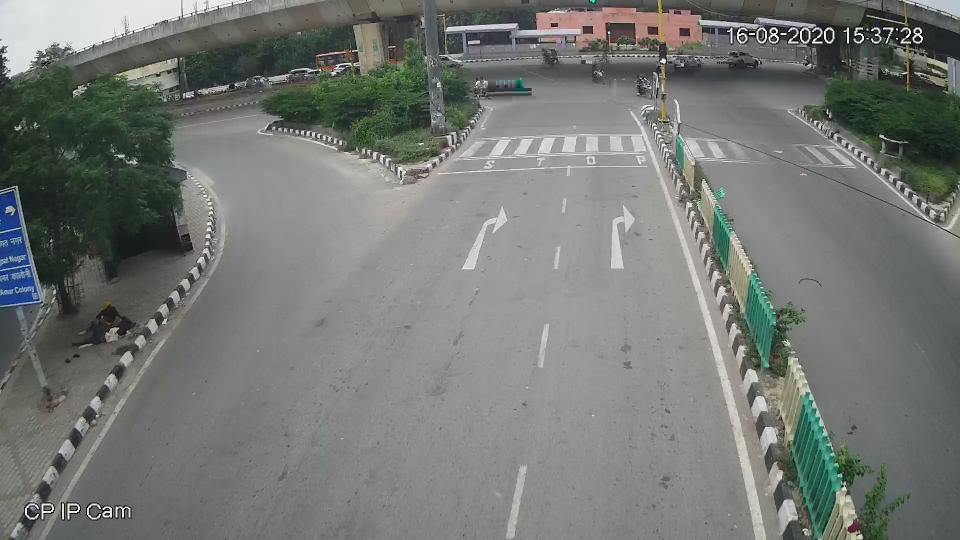
//> input picture subtask1/empty.jpg, 1920 x 1080 px (shown at 1/2 size)
$ ./A1part1   (built with g++ and OpenCV 4)
//> lines starting //> are read from the running program, lines starting //| are printed output that depends on the picture; after the words box and inside, x2 and y2 are one past the last pixel; in counts of white or black regions, pixels touching at a corner belong together
#include "opencv2/opencv.hpp"

using namespace cv;
using namespace std;

struct userdata {
    Mat im;
    vector<Point2f> points;
};


void mouseHandler(int event, int x, int y, int flags, void* data_ptr) //Function for clicking different points by mouse on the image frame of the empty or traffic images
{
    if (event == EVENT_LBUTTONDOWN) // Check for left mouse button pressed
    {
        userdata* data = ((userdata*)data_ptr);
        circle(data->im, Point(x, y), 3, Scalar(0, 255, 255), 5, cv::LINE_AA);
        imshow("Image", data->im);
        if (data->points.size() < 4)
        {
            data->points.push_back(Point2f(x, y));
        }
    }
}


int main(int argc, char** argv)
{
    Mat imgfile = imread("empty.jpg", IMREAD_GRAYSCALE); //Reading the source image file in grayscale
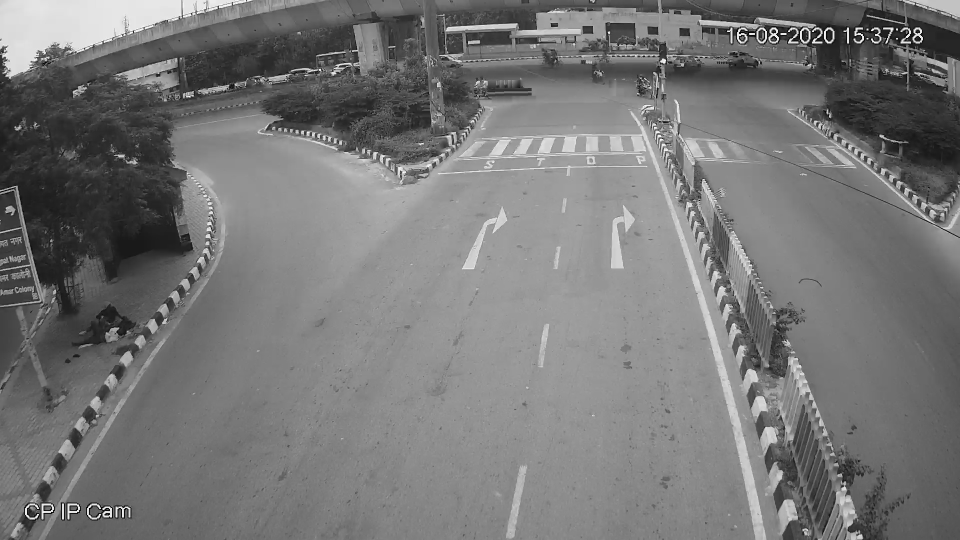
//> imgfile: 1080 rows x 1920 cols, CV_8UC1 (shown at 1/2 size); min 0, max 255, mean 118.8

    //Marking the 4 corners of the road in the image files- empty or traffic in source vector
    Size size(1920, 1080);
    vector<Point2f> source;
    source.push_back(Point2f(0, 0));
    source.push_back(Point2f(size.width - 1, 0));
    source.push_back(Point2f(size.width - 1, size.height - 1));
    source.push_back(Point2f(0, size.height - 1));

    //Setting the input from mouse clicks on the image file
    Mat img_temp = imgfile.clone();
    userdata data;
    data.im = img_temp;

    cout << "Click on the four corners of the book -- top left first and" << endl
        << "bottom left last -- and then hit ENTER" << endl;


    //Shows the image file and waits for 4 clicks to mark the 4 corners of the road
    imshow("Image", img_temp);

    // Setting the callback function for any mouse event
    setMouseCallback("Image", mouseHandler, &data);
    waitKey(0);
//> the left mouse button is pressed and released at (480, 270)
//> in mouseHandler, `circle(data->im, Point(x, y), 3, Scalar(0, 255, 255), 5, cv::LINE_AA);`: data->im: 1080 rows x 1920 cols, CV_8UC1; 173 pixels changed, all inside (x1, y1, x2, y2) = (473, 263, 488, 278)
//> the left mouse button is pressed and released at (1440, 270)
//> in mouseHandler (call 3), `circle(data->im, Point(x, y), 3, Scalar(0, 255, 255), 5, cv::LINE_AA);`: data->im: 1080 rows x 1920 cols, CV_8UC1; min 0, max 255, mean 118.8
//> the left mouse button is pressed and released at (1440, 810)
//> in mouseHandler (call 5), `circle(data->im, Point(x, y), 3, Scalar(0, 255, 255), 5, cv::LINE_AA);`: data->im: 1080 rows x 1920 cols, CV_8UC1; min 0, max 255, mean 118.8
//> the left mouse button is pressed and released at (480, 810)
//> in mouseHandler (call 7), `circle(data->im, Point(x, y), 3, Scalar(0, 255, 255), 5, cv::LINE_AA);`: data->im: 1080 rows x 1920 cols, CV_8UC1; min 0, max 255, mean 118.7

    // Reading the final destination image
    Mat destimg = imread("empty.jpg");
//> destimg is the input picture: 1080 rows x 1920 cols, CV_8UC3; mean B, G, R 116.9, 120.1, 116.9

    //Setting the 4 coordinates of the image as the second set of points
    vector<Point2f> destination;
    destination.push_back(Point2f(472, 52));
    destination.push_back(Point2f(800, 52));
    destination.push_back(Point2f(800, 830));
    destination.push_back(Point2f(472, 830));

    //Calculate the homography using the findHomography function and stores it in hom
    Mat hom = findHomography(data.points, destination);

    //Setting the output image in outputimg
    Mat outputimg;

    //Homography - Warping the source image imgfile to the destination image 'destimg'
    warpPerspective(imgfile, destimg, hom, size);
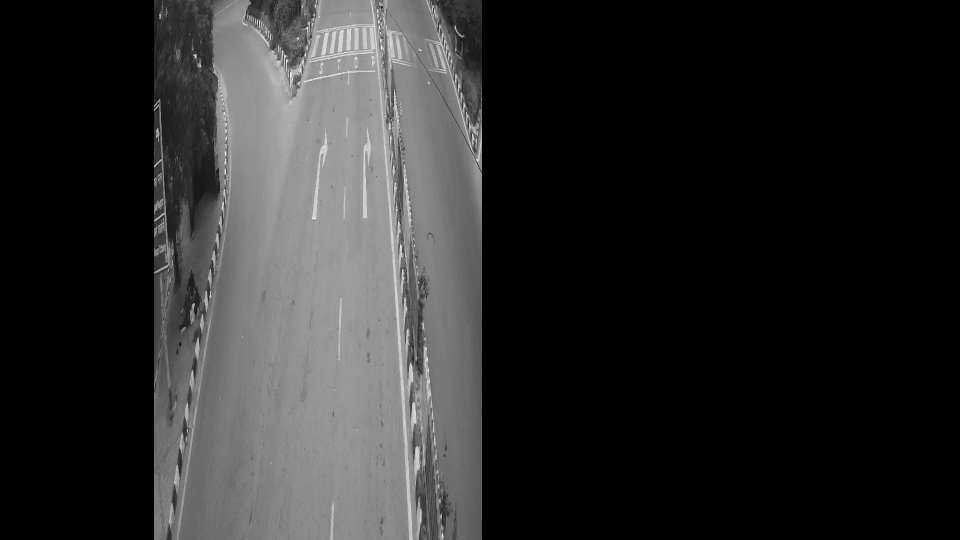
//> destimg: 1080 rows x 1920 cols, CV_8UC1 (shown at 1/2 size); min 0, max 255, mean 42.3

    // Displaying the warped image
    imshow("Warped Source Image", destimg);
    waitKey(0);

    //Cropping the rectangular region as marked by the 4 coordinates. Width of the rectangle = 328 and Height of the rectangle = 778
    Rect crop_region(472, 52, 328, 778);

    //Cropped image with the crop_region specified stored in croppedimg
//> (the run ends here: the program needs code that is not available in this run, at `croppedimg = imgfile(crop_region);`)

$ run again, with subtask1/traffic.jpg copied over subtask1/empty.jpg
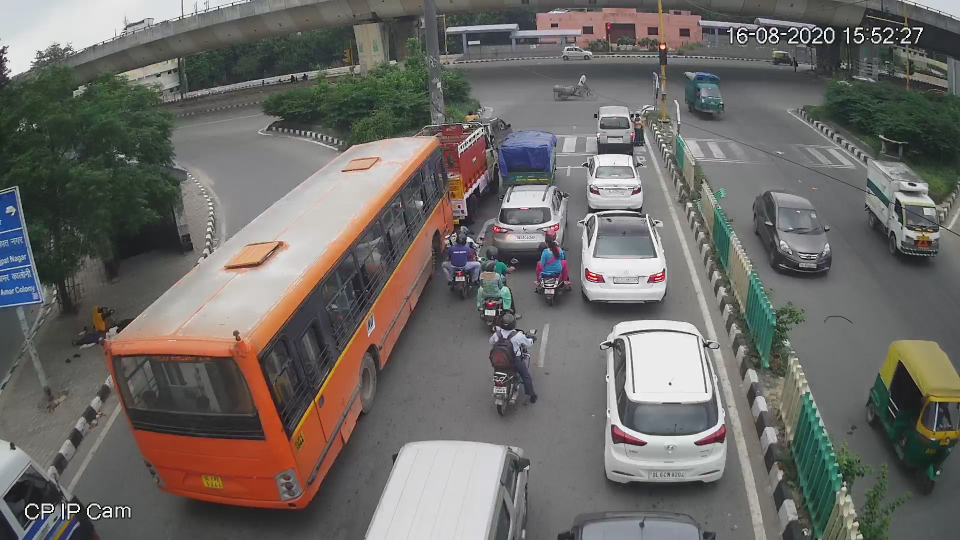
//> input picture subtask1/traffic.jpg, 1920 x 1080 px (shown at 1/2 size)
//> `Mat imgfile = imread("empty.jpg", IMREAD_GRAYSCALE);`:
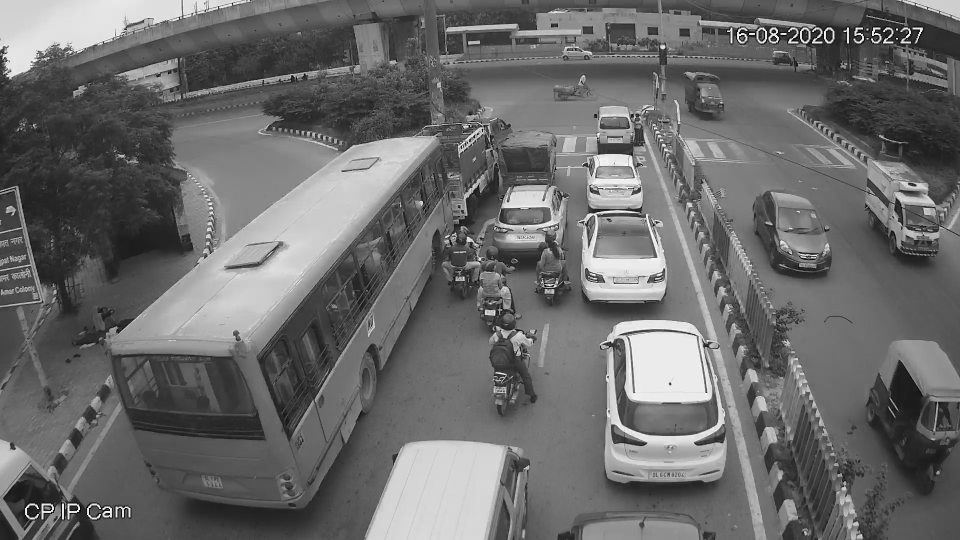
//> imgfile: 1080 rows x 1920 cols, CV_8UC1 (shown at 1/2 size); min 0, max 255, mean 106.6
//> destimg is the input picture: 1080 rows x 1920 cols, CV_8UC3; mean B, G, R 102.5, 106.2, 109.1
//> `warpPerspective(imgfile, destimg, hom, size);`:
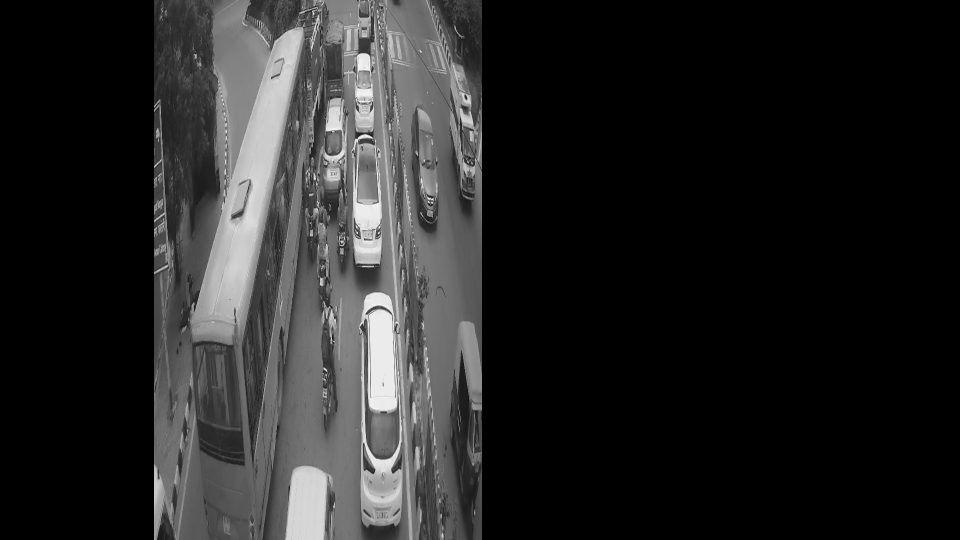
//> destimg: 1080 rows x 1920 cols, CV_8UC1 (shown at 1/2 size); min 0, max 255, mean 37.3
